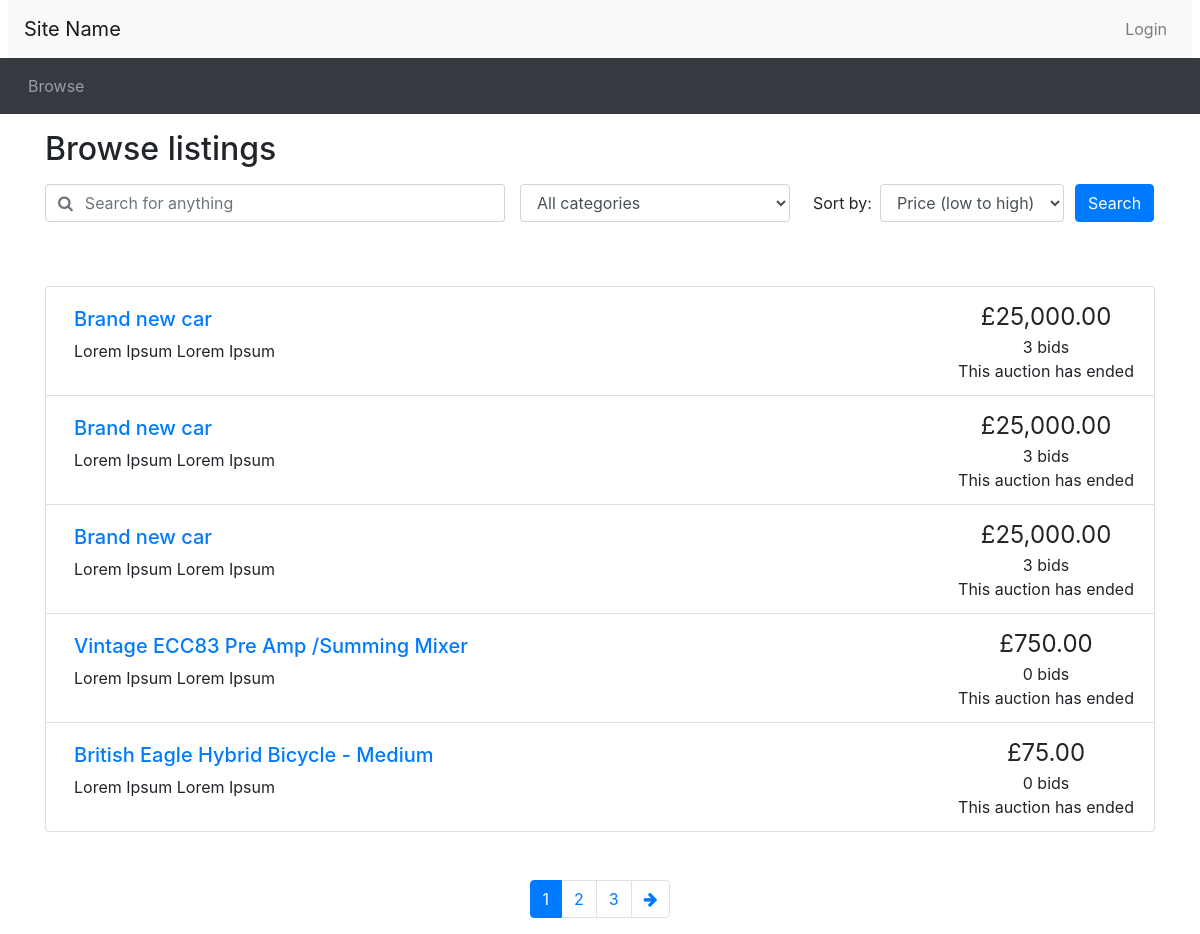
Page /browse.php on the earlier database version.
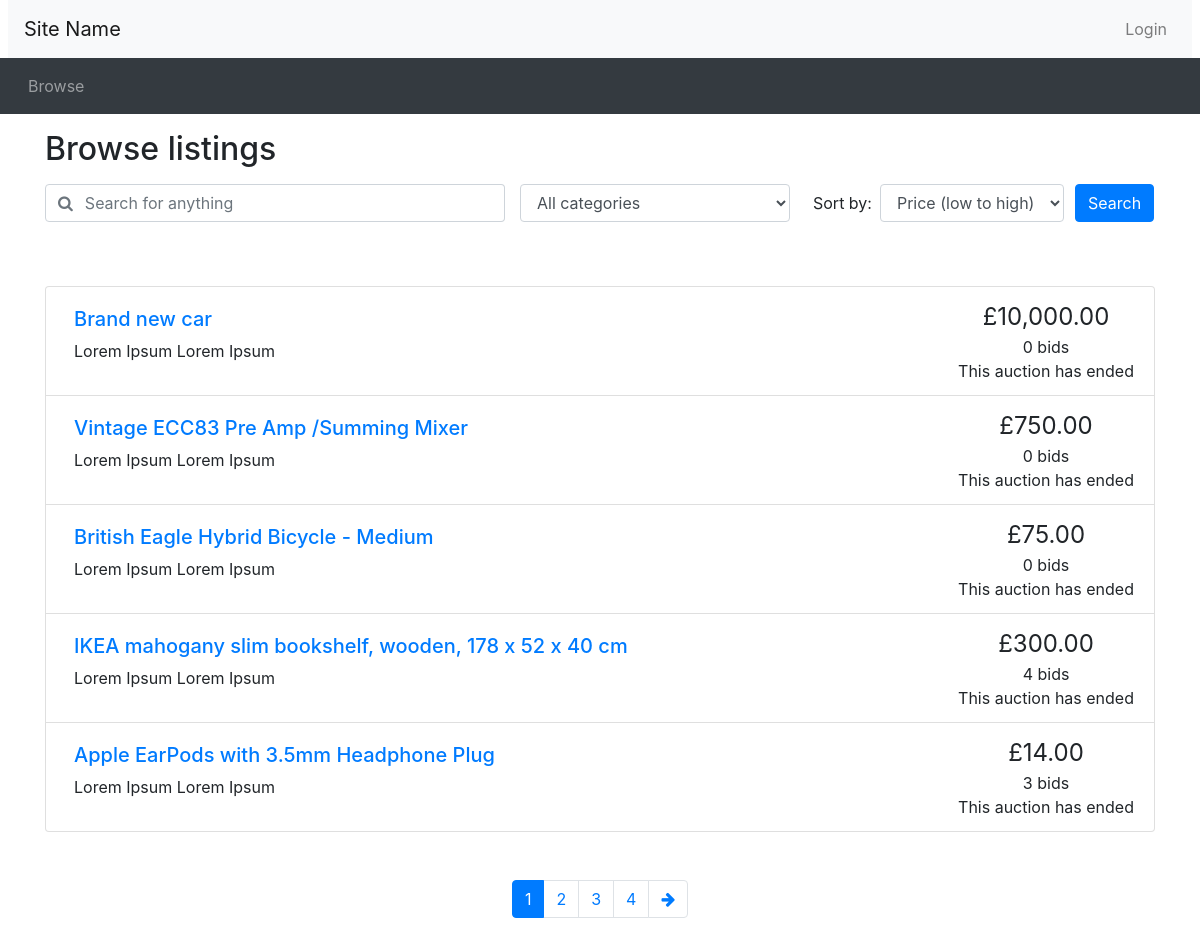
Same page on the later database version.
### tables this page shows
CREATE TABLE IF NOT EXISTS `listings` (
  `listing_id` int(11) NOT NULL AUTO_INCREMENT,
  `seller_id` int(11) DEFAULT NULL,
  `posttime` datetime DEFAULT NULL,
  `endtime` datetime DEFAULT NULL,
  `itemdescription` text,
  `item_title` text,
  `category` text,
  `reserveprice` decimal(10,2) DEFAULT NULL,
  `startprice` decimal(10,2) DEFAULT NULL,
  `finished` bit(1) DEFAULT NULL,
  PRIMARY KEY (`listing_id`),
  KEY `seller_id` (`seller_id`)
);

### utilities.php (the view, shortened to what the changed rows need)
<?php
function print_listing_li($item_id, $title, $desc, $price, $num_bids, $end_time)
{
  if (strlen($desc) > 250) {
    $desc_shortened = substr($desc, 0, 250) . '...';
  }
  else {
    $desc_shortened = $desc;
  }
  if ($num_bids == 1) {
    $bid = ' bid';
  }
  else {
    $bid = ' bids';
  }
  $now = new DateTime();
  if ($now > $end_time) {
    $time_remaining = 'This auction has ended';
  }
  else {
    $time_to_end = date_diff($now, $end_time);
    $time_remaining = display_time_remaining($time_to_end) . ' remaining';
  }
  echo('
    <li class="list-group-item d-flex justify-content-between">
    <div class="p-2 mr-5"><h5><a href="listing.php?item_id=' . $item_id . '">' . $title . '</a></h5>' . $desc_shortened . '</div>
    <div class="text-center text-nowrap"><span style="font-size: 1.5em">£' . number_format($price, 2) . '</span><br/>' . $num_bids . $bid . '<br/>' . $time_remaining . '</div>
  </li>'
  );
}
?>

### browse.php (shortened to what the changed rows need)
<?php include_once("header.php")?>
<?php require("utilities.php")?>
<div class="container">
<h2 class="my-3">Browse listings</h2>
</div>
<?php
	$results_per_page = 5;
	if (!isset($_GET['keyword']))
	{
		 $query = "SELECT DISTINCT listings.listing_id, listings.item_title, listings.itemdescription, bids.bidprice, listings.startprice, listings.endtime
FROM listings LEFT JOIN bids ON listings.listing_id=bids.listing_id WHERE item_title IS NOT NULL";
	}
	if (!isset($_GET['cat']))
	{
		 $query .= " AND category IS NOT NULL";
	}
	if (!isset($_GET['order_by']))
	{
		$query_ordered = $query . " ORDER BY listings.endtime LIMIT $results_per_page";
	}
	include 'opendb.php';
	$tmp = explode(" ",$query);
	$tmp[1] = "COUNT(DISTINCT listings.listing_id),";
	$tmp[2] = "";
	$num_query = implode(" ",$tmp);
	$num_result = mysqli_query($connection, $num_query)
			or die('Error making count query');
	$row = mysqli_fetch_array($num_result);
	$num_results = $row[0];
	$max_page = ceil($num_results / $results_per_page);
	if (!isset($_GET['page']))
		{
		$curr_page = 1;
	}
?>
<div class="container mt-5">
<ul class="list-group">
<?php
	$result = mysqli_query($connection, $query_ordered)
		or die('Error making select users query');
	while ($row = mysqli_fetch_array($result))
	{
		$count_bid_query = "SELECT COUNT(*) FROM bids WHERE listing_id = {$row['listing_id']}";
		$count_bid_result = mysqli_query($connection, $count_bid_query)
			or die('Error making top bid query');
		$bid_count = mysqli_fetch_array($count_bid_result);
		if ($bid_count[0] == 0) {
			print_listing_li($row['listing_id'], $row['item_title'], $row['itemdescription'], $row['startprice'], $bid_count[0], date_create($row['endtime']));
		}
		else {
			$top_bid_query = "SELECT MAX(bidprice) FROM bids WHERE listing_id = {$row['listing_id']}";
			$top_bid_result = mysqli_query($connection, $top_bid_query)
				or die('Error making top bid query');
			$top_bid = mysqli_fetch_array($top_bid_result);
			print_listing_li($row['listing_id'], $row['item_title'], $row['itemdescription'], $top_bid[0], $bid_count[0], date_create($row['endtime']));
		}
	}
?>
</ul>
<nav aria-label="Search results pages" class="mt-5">
  <ul class="pagination justify-content-center">
<?php
  $querystring = "";
  $high_page_boost = max(3 - $curr_page, 0);
  $low_page_boost = max(2 - ($max_page - $curr_page), 0);
  $low_page = max(1, $curr_page - 2 - $low_page_boost);
  $high_page = min($max_page, $curr_page + 2 + $high_page_boost);
  for ($i = $low_page; $i <= $high_page; $i++) {
    if ($i == $curr_page) {
      echo('
    <li class="page-item active">');
    }
    else {
      echo('
    <li class="page-item">');
    }
    echo('
      <a class="page-link" href="browse.php?' . $querystring . 'page=' . $i . '">' . $i . '</a>
    </li>');
  }
?>
  </ul>
</nav>
</div>
<?php include_once("footer.php")?>

Differences in the rows shown:
no longer on one of the page's lists (row edited): listings: item_title "Brand new car", itemdescription "Lorem Ipsum Lorem Ipsum"
changed listings "Brand new car": startprice "25,000.00" → "10,000.00"; num_bids "3" → "0"
now on this page (row edited): listings: item_title "IKEA mahogany slim bookshelf, wooden, 178 x 52 x 40 cm", itemdescription "Lorem Ipsum Lorem Ipsum", price "300.00", num_bids "4", bid "bids"
now on this page (row edited): listings: item_title "Apple EarPods with 3.5mm Headphone Plug", itemdescription "Lorem Ipsum Lorem Ipsum", price "14.00", num_bids "3", bid "bids"
Other differences:
new list line: "4"
